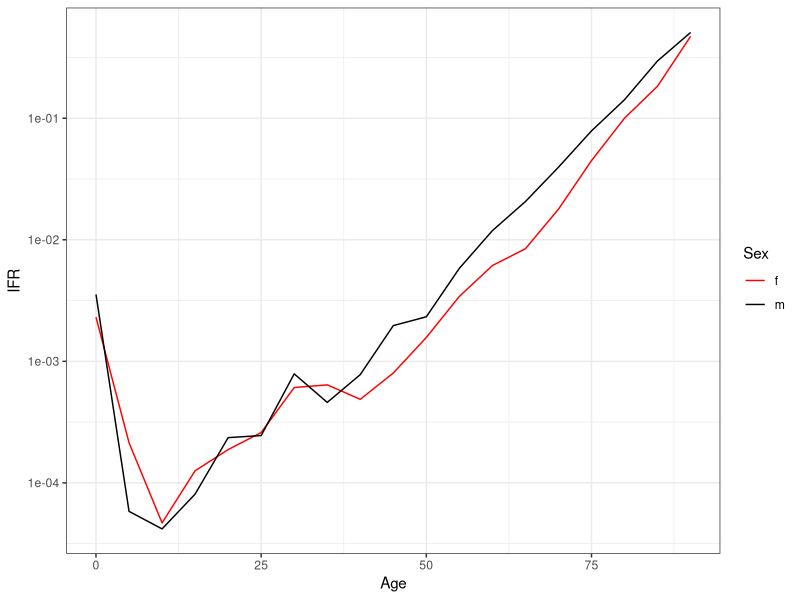

This chart was generated by the following R code: (Note: this script raises an error after producing the figure.)
# Description:
# Summarize EXCESS deaths since 24th February, 2020, in all countries by sex and age 
Sys.setenv(LANG = "en")
Sys.setlocale("LC_ALL","English")
rm(list=ls())
pkgs <- c("tidyverse",
          "lubridate",
          "haven",
          "readxl")

lapply(pkgs, require, character.only = T)

db_exc <- read_csv("Output/spain_excess_until_seroprev.csv")

db_ser <- read_csv("Data/spain_seroprev_round1.csv")

# db_e <- read_rds("Data/OffsetsHMD.rds")

db_deaths <- db_exc %>% 
  select(Sex, Age, Excess, Exposure) %>% 
  rename(Deaths = Excess) %>% 
  filter(Age != "All") %>% 
  mutate(Age = as.integer(Age))

# Reestimation of infection rates grouping age groups <1 and 1-4
db_ser2 <- db_ser %>% 
  gather(-Age, key = "Measure", value = "Val") %>% 
  separate(Measure, c("Measure", "Sex"), sep = "_") %>% 
  spread(Measure, Val) %>% 
  select(Age, Sex, smpl, pstv) %>% 
  mutate(inf = round(smpl * pstv / 100),
         Age = ifelse(Age == "1", "0", Age),
         Sex = ifelse(Sex == "t", "b", Sex)) %>% 
  group_by(Sex, Age) %>% 
  summarise(smpl = sum(smpl),
            inf = sum(inf)) %>% 
  ungroup() %>% 
  mutate(IR = inf / smpl,
         Age = as.integer(Age)) %>% 
  select(Sex, Age, IR) %>% 
  arrange(Sex, suppressWarnings(as.integer(Age)))

db_ifr_age <- db_deaths %>% 
  left_join(db_ser2) %>% 
  mutate(Infected = Exposure * IR,
         IFR = Deaths / Infected,
         Age = as.character(Age)) %>% 
  select(Sex, Age, Deaths, Exposure, IR, Infected, IFR)

# Overall IFR in Spain
db_ifr_age %>%
  group_by(Sex) %>% 
  summarise(Infected = sum(Infected),
            Deaths = sum(Deaths)) %>% 
  ungroup() %>% 
  mutate(Overall_IFR = Deaths / Infected)
  
write_csv(db_ifr_age,  path = "Output/spain_sex_age_ifr.csv")

# plotting sex- and age-specific IFR in Spain
db_ifr_age %>% 
  mutate(Age = as.integer(Age)) %>% 
  ggplot()+
  geom_line(aes(Age, IFR, col = Sex))+
  scale_y_log10()+
  scale_color_manual(values = c("red", "black"))+
  theme_bw()

ggsave("Figures/spain_seroprev/ifr_age_sex.png")

# comparing with Verity values
verity <- read_delim("Data/IFR-Verity.txt", delim = "\t", col_names = F) %>% 
  select(1, 2) %>% 
  rename(Age = 1,
         IFR = 2) %>% 
  mutate(Age = Age + 5,
         Source = "Verity et al.")


db_ifrs <- db_ifr_age %>% 
  mutate(Source = ifelse(Sex == "m", "Spain males", "Spain females"),
         Age = as.integer(Age)) %>% 
  select(Age, IFR, Source) %>% 
  bind_rows(verity)

db_ifrs %>% 
  ggplot()+
  geom_line(aes(Age, IFR, col = Source))+
  scale_y_log10()+
  scale_color_manual(values = c("red", "black", "blue"))+
  theme_bw()

ggsave("Figures/spain_seroprev/ifr_age_sex_spain_verity.png")

db_ifrs %>% 
  spread(Source, IFR) %>% 
  drop_na() %>% 
  mutate(f = `Spain females` / `Verity et al.`,
         m = `Spain males` / `Verity et al.`) %>% 
  select(Age, f, m) %>% 
  gather(-Age, key = "Sex", value = "Ratio") %>% 
  ggplot()+
  geom_point(aes(Age, Ratio, col = Sex))+
  geom_hline(yintercept = 1, linetype = "dashed")+
  scale_y_log10()+
  scale_x_continuous(breaks = seq(10, 90, 10))+
  scale_color_manual(values = c("red", "black"))+
  theme_bw()

ggsave("Figures/spain_seroprev/ifr_ratios.png")


